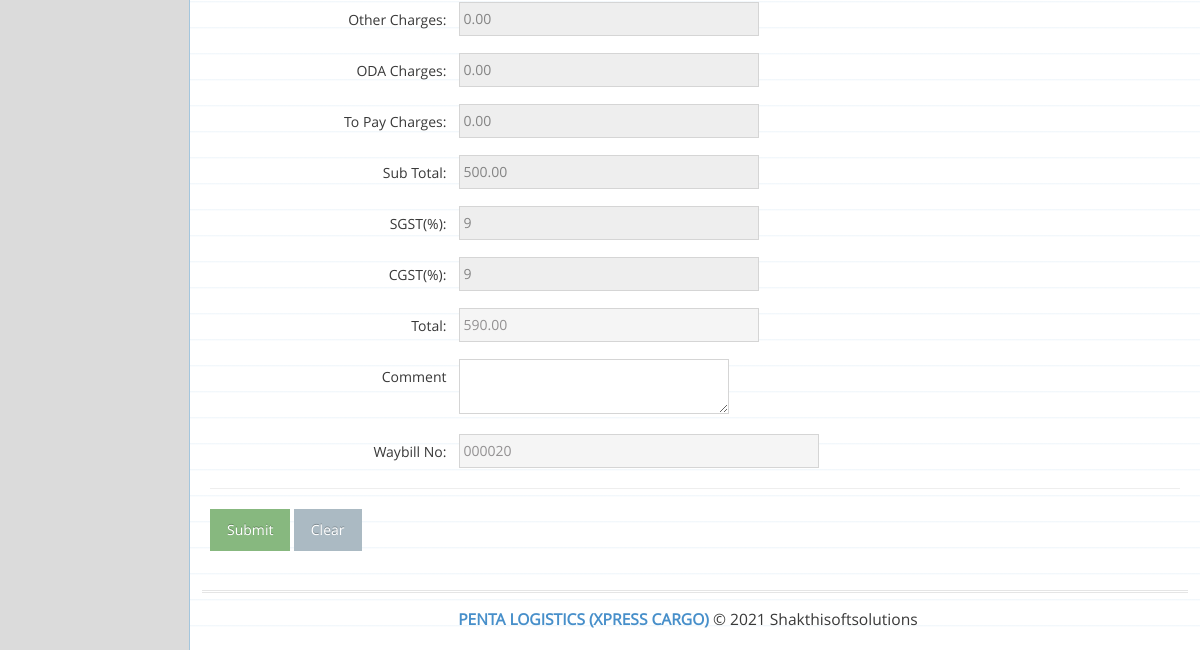
Page /admin/add-consignment.php?ty=edit&editid=163 (signed in, lower part) on the earlier database version.
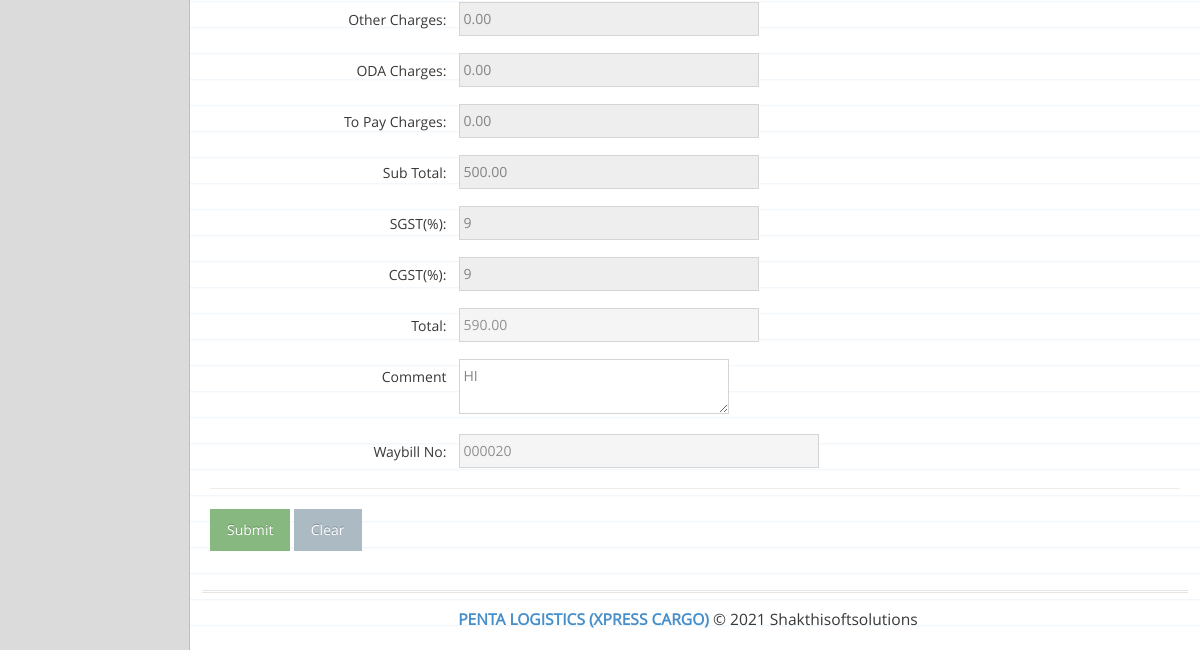
Same page on the later database version.
### tables this page shows
CREATE TABLE `tbl_courier` (
  `cid` int(10) NOT NULL,
  `waybillno` varchar(100) NOT NULL,
  `Cust_ID` varchar(12) NOT NULL,
  `consignor_name` varchar(100) NOT NULL,
  `consignor_gst` varchar(50) NOT NULL,
  `consignor_phone` varchar(12) NOT NULL,
  `consignor_add` varchar(200) NOT NULL,
  `consignee_name` varchar(100) NOT NULL,
  `consignee_gst` varchar(50) NOT NULL,
  `consignee_phone` varchar(12) NOT NULL,
  `consignee_pincode` varchar(50) NOT NULL,
  `consignee_add` varchar(200) NOT NULL,
  `toi` varchar(40) NOT NULL,
  `weight` double NOT NULL,
  `actwgt` varchar(50) NOT NULL,
  `volh` varchar(50) NOT NULL,
  `volw` varchar(50) NOT NULL,
  `voll` varchar(50) NOT NULL,
  `volq` varchar(50) NOT NULL,
  `volh1` varchar(50) NOT NULL,
  `volw1` varchar(50) NOT NULL,
  `voll1` varchar(50) NOT NULL,
  `volq1` varchar(50) NOT NULL,
  `volh2` varchar(50) NOT NULL,
  `volw2` varchar(50) NOT NULL,
  `voll2` varchar(50) NOT NULL,
  `volq2` int(11) NOT NULL,
  `cubft` varchar(50) NOT NULL,
  `boxes` varchar(50) NOT NULL,
  `bxpkg` varchar(50) NOT NULL,
  `qty` int(10) NOT NULL,
  `units` varchar(50) NOT NULL,
  `invoice_no` varchar(20) NOT NULL,
  `invoice_val` varchar(50) NOT NULL,
  `setto` varchar(100) NOT NULL,
  `pay_mode` varchar(20) NOT NULL,
  `pick_date` varchar(100) NOT NULL,
  `dest_off` varchar(20) NOT NULL,
  `dest_city` int(11) NOT NULL,
  `org_off` varchar(50) NOT NULL,
  `freight` double NOT NULL,
  `insurance` varchar(50) NOT NULL,
  `waych` varchar(100) NOT NULL,
  `othch` varchar(100) NOT NULL,
  `odach` varchar(100) NOT NULL,
  `topaych` varchar(100) NOT NULL,
  `subtot` varchar(100) NOT NULL,
  `sgst` varchar(100) NOT NULL,
  `cgst` varchar(100) NOT NULL,
  `tot` varchar(100) NOT NULL,
  `comments` varchar(250) NOT NULL,
  `book_status` varchar(10) NOT NULL,
  `status` varchar(20) NOT NULL,
  `book_date` date NOT NULL
);

### admin/add-consignment.php (the view, shortened to what the changed rows need)
<?php
if ((isset($_SESSION)) && (isset($_SESSION['uid']))) {
	if (isset($_GET['ty'])) {
?>
		<!DOCTYPE html>
		<html lang="en">
		<head>
			<link rel="stylesheet" href="assets/css/bootstrap.min.css" />
			<link rel="stylesheet" href="assets/font-awesome/4.5.0/css/font-awesome.min.css" />
			<link rel="stylesheet" href="assets/css/ace.min.css" class="ace-main-stylesheet" id="main-ace-style" />
			<link rel="stylesheet" href="assets/css/ace-skins.min.css" />
			<link rel="stylesheet" href="assets/css/ace-rtl.min.css" />
			<link rel="stylesheet" href="assets/css/select2.min.css" />
			<link rel="stylesheet" href="assets/css/bootstrap-datetimepicker.min.css" />
		</head>
		<body class="skin-3">
			<div class="main-container ace-save-state" id="main-container">
					<?php
					include("sidebar.php");
					?>
				<div class="main-content">
					<div class="main-content-inner">
						<?php
						if (isset($_GET['ty'])) {
							if ($_GET['ty'] == "edit") {
								$sqlms = mysqli_query($dbConn, "SELECT * from tbl_courier where cid = '" . $_GET['editid'] . "'");
								$rowms = mysqli_fetch_array($sqlms);
						?> <div class="page-content">
									<div class="row">
										<div class="col-xs-12">
											<form class="form-horizontal" method="POST" action="add-consignment.php?ac=upd&ty=edit&editid=<?php echo $_GET['editid']; ?>">
												<div class="form-group">
													<label class="control-label col-xs-12 col-sm-3 no-padding-right" for="otherch">Other Charges:</label>
													<div class="col-xs-12 col-sm-9">
														<div class="clearfix">
															<input type="number" name="otherch" id="otherch" class="col-xs-12 col-sm-5 " value="<?php echo $rowms['othch']; ?>" disabled />
														</div>
													</div>
												</div>
												<div class="space-2"></div>
												<div class="form-group" id="odasec" style="display:
														<?php
														$pinsql = mysqli_fetch_array(mysqli_query($dbConn, "SELECT * from pincode where bname='$rowms[consignee_pincode]'"));
														if ($pinsql['bname'] == $rowms['consignee_pincode']) {
															echo "none";
														} else {
															echo "block";
														}
														?>;">
													<label class="control-label col-xs-12 col-sm-3 no-padding-right" for="oda">ODA Charges:</label>
													<div class="col-xs-12 col-sm-9">
														<div class="clearfix">
															<input type="number" name="oda" id="oda" class="col-xs-12 col-sm-5 " value="<?php echo $rowms['odach']; ?>" disabled />
														</div>
													</div>
												</div>
												<div class="space-2"></div>
												<div class="form-group" id="paysec" style="display:<?php if ($rowms['pay_mode'] == 1) {
																										echo "block";
																									} else {
																										echo "none";
																									} ?>" ;>
													<label class="control-label col-xs-12 col-sm-3 no-padding-right" for="topay">To Pay Charges:</label>
													<div class="col-xs-12 col-sm-9">
														<div class="clearfix">
															<input type="number" name="topay" id="topay" class="col-xs-12 col-sm-5 " value="<?php echo $rowms['topaych']; ?>" disabled />
														</div>
													</div>
												</div>
												<div class="space-2"></div>
												<div class="form-group">
													<label class="control-label col-xs-12 col-sm-3 no-padding-right" for="subtot">Sub Total:</label>
													<div class="col-xs-12 col-sm-9">
														<div class="clearfix">
															<input type="number" name="subtot" id="subtot" class="col-xs-12 col-sm-5 " value="<?php echo $rowms['subtot']; ?>" disabled />
														</div>
													</div>
												</div>
												<div class="space-2"></div>
												<div class="form-group">
													<label class="control-label col-xs-12 col-sm-3 no-padding-right" for="sgst">SGST(%):</label>
													<div class="col-xs-12 col-sm-9">
														<div class="clearfix">
															<input type="number" name="sgst" id="sgst" class="col-xs-12 col-sm-5 " value="<?php echo $rowms['sgst']; ?>" disabled />
														</div>
													</div>
												</div>
												<div class="space-2"></div>
												<div class="form-group">
													<label class="control-label col-xs-12 col-sm-3 no-padding-right" for="consignno">CGST(%):</label>
													<div class="col-xs-12 col-sm-9">
														<div class="clearfix">
															<input type="number" name="consignno" id="consignno" class="col-xs-12 col-sm-5" value="<?php echo $rowms['cgst']; ?>" disabled />
														</div>
													</div>
												</div>
												<div class="space-2"></div>
												<div class="form-group">
													<label class="control-label col-xs-12 col-sm-3 no-padding-right" for="tot">Total:</label>
													<div class="col-xs-12 col-sm-9">
														<div class="clearfix">
															<input type="number" name="tot" id="tot" class="col-xs-12 col-sm-5 " value="<?php echo $rowms['tot']; ?>" readonly />
														</div>
													</div>
												</div>
												<div class="space-2"></div>
												<div class="form-group">
													<label class="control-label col-xs-12 col-sm-3 no-padding-right" for="comment">Comment</label>
													<div class="col-xs-12 col-sm-9">
														<div class="clearfix">
															<textarea class="input-xlarge" name="comment" id="comment"><?php echo $rowms['comments']; ?></textarea>
														</div>
													</div>
												</div>
												<div class="form-group">
													<label class="control-label col-xs-12 col-sm-3 no-padding-right" for="waybillno">Waybill No:</label>
													<div class="col-xs-12 col-sm-9">
														<div class="clearfix">
															<input type="text" name="waybillno" id="waybillno" class="col-xs-12 col-sm-6" value="<?php echo $rowms['waybillno']; ?>" readonly />
														</div>
													</div>
												</div>
												<hr />
												<div>
													<button class="btn btn-success btn-next" type="Submit">
														Submit
													</button>
													<button class="btn btn-prev">
														Clear
													</button>
												</div>
											</form>
										</div>
									</div>
								</div>
						<?php
							}
						}
						?>
					</div>
				</div>
			</div>
	<?php
	}
}
	?>

Differences in the rows shown:
changed tbl_courier: comment (not shown) → "HI"
